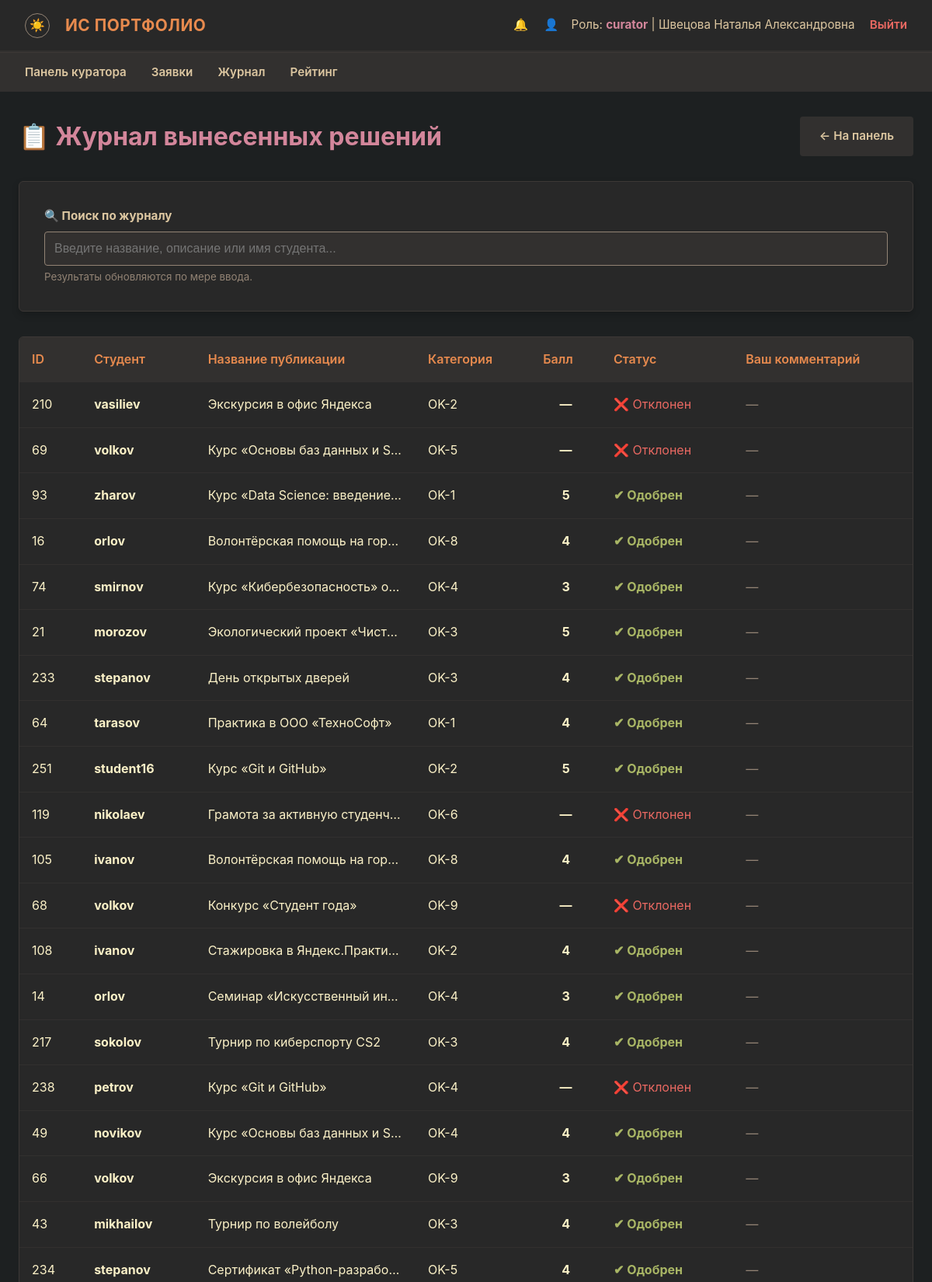
Page /curator/resolved (signed in, upper part) on the committed database.
### models.py (models this page shows, shortened)
class User(Base):
    __tablename__ = 'users'
    id:          Mapped[int]       = mapped_column(Integer, primary_key=True)
    username:    Mapped[str]       = mapped_column(String(50), unique=True, nullable=False)
    password_hash: Mapped[str]     = mapped_column(String(256), nullable=False)
    role:        Mapped[str]       = mapped_column(String(20), nullable=False)
    last_name:   Mapped[Optional[str]] = mapped_column(String(50), nullable=True)
    first_name:  Mapped[Optional[str]] = mapped_column(String(50), nullable=True)
    patronymic:  Mapped[Optional[str]] = mapped_column(String(50), nullable=True)
    group_name:  Mapped[Optional[str]] = mapped_column(String(20), nullable=True)
    group_id:    Mapped[Optional[int]] = mapped_column(Integer, ForeignKey('groups.id'), nullable=True)
    events        = relationship('Event', back_populates='student', lazy=True, cascade='all, delete-orphan')
    notifications = relationship('Notification', back_populates='user', lazy=True, cascade='all, delete-orphan')
    curated_groups = relationship('Group', foreign_keys='Group.curator_id', back_populates='curator', lazy='select')

class Event(Base):
    __tablename__ = 'events'
    id:             Mapped[int]   = mapped_column(Integer, primary_key=True)
    student_id:     Mapped[int]   = mapped_column(Integer, ForeignKey('users.id'), nullable=False)
    title:          Mapped[str]   = mapped_column(String(150), nullable=False)
    description:    Mapped[Optional[str]] = mapped_column(Text, nullable=True)
    status:         Mapped[str]   = mapped_column(String(20), default='pending', nullable=False)
    category:       Mapped[Optional[str]] = mapped_column(String(5), nullable=True)
    score:          Mapped[Optional[int]] = mapped_column(Integer, nullable=True)
    curator_comment: Mapped[Optional[str]] = mapped_column(Text, nullable=True)
    created_at:     Mapped[datetime] = mapped_column(DateTime, default=_utcnow, nullable=False)
    student = relationship('User', back_populates='events')
    files   = relationship('EventFile', back_populates='event', lazy=True, cascade='all, delete-orphan')

### routes/curator.py (the view)
@router.get('/curator/resolved')
async def curator_resolved(request: Request, user: User = Depends(require_curator)):
    events = get_curator_events(user, 'resolved')
    return render(request, 'curator_resolved.html', events=events)

### templates/curator_resolved.html (shortened to what this page needs)
{% extends 'base.html' %}
{% block content %}
<div style="display: flex; justify-content: space-between; align-items: center; margin-bottom: 2rem; flex-wrap: wrap; gap: 1rem;">
    <h1 style="color: var(--purple); margin: 0;">📋 Журнал вынесенных решений</h1>
    <a href="{{ url_for('curator_dashboard') }}" class="btn" style="background-color: var(--bg2); color: var(--fg1); text-decoration: none;">← На панель</a>
</div>
<div class="form-card" style="margin-bottom: 2rem;">
    <div class="form-group" style="margin: 0;">
        <label for="search-input" style="font-weight: bold; color: var(--fg1);">🔍 Поиск по журналу</label>
        <input type="text" id="search-input" class="form-control" placeholder="Введите название, описание или имя студента..." autocomplete="off">
        <small style="color: var(--gray); display: block; margin-top: 0.25rem;">Результаты обновляются по мере ввода.</small>
    </div>
</div>
<div id="table-container">
    <div class="table-responsive">
        <table>
            <thead>
                <tr>
                    <th>ID</th>
                    <th>Студент</th>
                    <th>Название публикации</th>
                    <th>Категория</th>
                    <th>Балл</th>
                    <th>Статус</th>
                    <th>Ваш комментарий</th>
                </tr>
            </thead>
            <tbody id="events-tbody">
                {% for event in events %}
                <tr>
                    <td>{{ event.id }}</td>
                    <td style="font-weight: bold; color: var(--fg0);">{{ event.student.username if event.student else 'Удален' }}</td>
                    <td style="max-width: 220px; overflow: hidden; text-overflow: ellipsis; white-space: nowrap;">{{ event.title }}</td>
                    <td>{{ event.category_label }}</td>
                    <td style="text-align: center; font-weight: bold; color: var(--aqua);">{{ event.score if event.score else '—' }}</td>
                    <td>
                        {% if event.status == 'approved' %}
                            <span style="color: var(--green); font-weight: bold;">✔ Одобрен</span>
                        {% elif event.status == 'rejected' %}
                            <span style="color: var(--red);">❌ Отклонен</span>
                        {% else %}
                            <span style="color: var(--gray);">{{ event.status }}</span>
                        {% endif %}
                    </td>
                    <td style="font-style: italic; color: var(--gray); max-width: 250px; overflow: hidden; text-overflow: ellipsis; white-space: nowrap;">
                        {{ event.curator_comment or '—' }}
                    </td>
                </tr>
                {% else %}
                <tr>
                    <td colspan="7" style="text-align: center; color: var(--gray);">Нет вынесенных решений.</td>
                </tr>
                {% endfor %}
            </tbody>
        </table>
    </div>
</div>
{% endblock %}

### templates/base.html (shortened to what this page needs)
<!DOCTYPE html>
<html lang="ru">
<head>
    <link rel="stylesheet" href="/static/css/style.css">
</head>
<body
    data-csrf-token="{{ csrf_token }}"
    data-user-authenticated="{{ 'true' if current_user else 'false' }}"
>
    {% if current_user %}
    <nav class="navbar">
        <div class="navbar-brand">
            <button class="theme-toggle" id="themeToggle" title="Сменить тему">☀️</button>
            ИС Портфолио
        </div>
        <div class="navbar-user">
            <a href="/notifications" style="color: var(--fg1); text-decoration: none; margin-right: 1rem; position: relative;">
                🔔
            </a>
            <a href="/profile" style="color: var(--fg1); text-decoration: none; margin-right: 0.75rem;">👤</a>
            Роль: <strong>{{ current_user.role }}</strong> |
            {% if current_user.last_name or current_user.first_name %}
            {{ current_user.last_name or '' }} {{ current_user.first_name or '' }} {{ current_user.patronymic or '' }}
            {% else %}
            {{ current_user.username }}
            {% endif %}
            <a href="/logout" class="logout-link">Выйти</a>
        </div>
    </nav>
    <nav class="role-nav">
        <ul>
            {% if current_user.role == 'admin' %}
            <li><a href="/admin/dashboard">Панель</a></li>
            <li><a href="/admin/users">Пользователи</a></li>
            <li><a href="/admin/groups">Группы</a></li>
            <li><a href="/admin/audit">Аудит</a></li>
            {% elif current_user.role == 'student' %}
            <li><a href="/student/dashboard">Моя панель</a></li>
            <li><a href="/student/create">Создать пост</a></li>
            <li><a href="/student/history">История</a></li>
            <li><a href="/rating">Рейтинг</a></li>
            {% elif current_user.role == 'curator' %}
            <li><a href="/curator/dashboard">Панель куратора</a></li>
            <li><a href="/curator/pending">Заявки</a></li>
            <li><a href="/curator/resolved">Журнал</a></li>
            <li><a href="/rating">Рейтинг</a></li>
            {% endif %}
        </ul>
    </nav>
    {% endif %}
    <div class="container">
        {% block content %}{% endblock %}
    </div>
</body>
</html>

### static/css/style.css (style rules this page uses)
:root { --bg0: #1d2021; --bg1: #282828; --bg2: #32302f; --bg3: #3c3836; --fg0: #fbf1c7; --fg1: #ddc7a1; --red: #ea6962; --green: #a9b665; --yellow: #d8a657; --blue: #7daea3; --orange: #e78a4e; --purple: #d3869b; --gray: #928374; }
* { box-sizing: border-box; margin: 0; padding: 0; }
body { background-color: var(--bg0); color: var(--fg0); font-family: -apple-system, BlinkMacSystemFont, "Segoe UI", Roboto, Helvetica, Arial, sans-serif; font-size: 16px; line-height: 1.6; padding-bottom: 3rem; }
.navbar { background-color: var(--bg1); padding: 1rem 2rem; display: flex; justify-content: space-between; align-items: center; border-bottom: 2px solid var(--bg2); box-shadow: 0 4px 6px rgba(0, 0, 0, 0.3); }
.navbar-brand { display: flex; align-items: center; gap: 0.5rem; font-weight: 700; color: var(--orange); font-size: 1.3rem; letter-spacing: 0.5px; text-transform: uppercase; }
.navbar-user { color: var(--fg1); font-size: 0.95rem; }
.navbar-user strong { color: var(--purple); }
.logout-link { color: var(--red); text-decoration: none; margin-left: 15px; font-weight: 600; border-bottom: 1px dashed transparent; transition: border-color 0.2s ease; }
.role-nav { background-color: var(--bg2); padding: 0.75rem 2rem; border-top: 1px solid var(--bg3); }
.role-nav ul { list-style: none; display: flex; gap: 2rem; margin: 0; }
.role-nav li { display: inline; }
.role-nav a { color: var(--fg1); text-decoration: none; font-weight: 600; font-size: 0.95rem; padding: 0.5rem 0; border-bottom: 2px solid transparent; transition: border-color 0.2s ease, color 0.2s ease; }
.container { max-width: 1200px; margin: 2rem auto; padding: 0 1.5rem; }
.form-card { background-color: var(--bg1); border: 1px solid var(--bg3); border-radius: 6px; padding: 2rem; margin-bottom: 2rem; box-shadow: 0 4px 10px rgba(0, 0, 0, 0.2); }
.form-group { margin-bottom: 1.25rem; }
.form-group label { display: block; margin-bottom: 0.5rem; color: var(--fg1); font-size: 0.95rem; }
.form-control { width: 100%; padding: 0.75rem; background-color: var(--bg2); border: 1px solid var(--gray); color: var(--fg0); border-radius: 4px; font-size: 1rem; transition: border-color 0.2s ease, box-shadow 0.2s ease; }
.btn { display: inline-block; padding: 0.75rem 1.5rem; border: 1px solid transparent; border-radius: 4px; cursor: pointer; font-weight: 600; font-size: 0.95rem; text-align: center; text-decoration: none; transition: opacity 0.15s ease, transform 0.1s ease; }
.table-responsive { width: 100%; overflow-x: auto; background-color: var(--bg1); border: 1px solid var(--bg3); border-radius: 6px; margin-top: 1.5rem; }
table { width: 100%; border-collapse: collapse; text-align: left; }
th, td { padding: 1rem; border-bottom: 1px solid var(--bg2); }
th { background-color: var(--bg2); color: var(--orange); font-weight: 600; }
.theme-toggle { background: none; border: 1px solid var(--gray); border-radius: 50%; width: 32px; height: 32px; display: inline-flex; align-items: center; justify-content: center; cursor: pointer; font-size: 1rem; line-height: 1; color: var(--fg1); margin-right: 0.75rem; vertical-align: middle; }

### rows in the picture
User: role "curator", last_name "Швецова", first_name "Наталья", patronymic "Александровна"
Event: id "210", student "vasiliev", title "Экскурсия в офис Яндекса", category_label "OK-2", score "—", status "❌ Отклонен", curator_comment "—"
Event: id "69", student "volkov", title "Курс «Основы баз данных и S…", category_label "OK-5", score "—", status "❌ Отклонен", curator_comment "—"
Event: id "93", student "zharov", title "Курс «Data Science: введение…", category_label "OK-1", score "5", status "✔ Одобрен", curator_comment "—"
Event: id "16", student "orlov", title "Волонтёрская помощь на гор…", category_label "OK-8", score "4", status "✔ Одобрен", curator_comment "—"
Event: id "74", student "smirnov", title "Курс «Кибербезопасность» о…", category_label "OK-4", score "3", status "✔ Одобрен", curator_comment "—"
Event: id "21", student "morozov", title "Экологический проект «Чист…", category_label "OK-3", score "5", status "✔ Одобрен", curator_comment "—"
Event: id "233", student "stepanov", title "День открытых дверей", category_label "OK-3", score "4", status "✔ Одобрен", curator_comment "—"
Event: id "64", student "tarasov", title "Практика в ООО «ТехноСофт»", category_label "OK-1", score "4", status "✔ Одобрен", curator_comment "—"
Event: id "251", student "student16", title "Курс «Git и GitHub»", category_label "OK-2", score "5", status "✔ Одобрен", curator_comment "—"
Event: id "119", student "nikolaev", title "Грамота за активную студенч…", category_label "OK-6", score "—", status "❌ Отклонен", curator_comment "—"
Event: id "105", student "ivanov", title "Волонтёрская помощь на гор…", category_label "OK-8", score "4", status "✔ Одобрен", curator_comment "—"
Event: id "68", student "volkov", title "Конкурс «Студент года»", category_label "OK-9", score "—", status "❌ Отклонен", curator_comment "—"
Event: id "108", student "ivanov", title "Стажировка в Яндекс.Практи…", category_label "OK-2", score "4", status "✔ Одобрен", curator_comment "—"
Event: id "14", student "orlov", title "Семинар «Искусственный ин…", category_label "OK-4", score "3", status "✔ Одобрен", curator_comment "—"
Event: id "217", student "sokolov", title "Турнир по киберспорту CS2", category_label "OK-3", score "4", status "✔ Одобрен", curator_comment "—"
Event: id "238", student "petrov", title "Курс «Git и GitHub»", category_label "OK-4", score "—", status "❌ Отклонен", curator_comment "—"
Event: id "49", student "novikov", title "Курс «Основы баз данных и S…", category_label "OK-4", score "4", status "✔ Одобрен", curator_comment "—"
Event: id "66", student "volkov", title "Экскурсия в офис Яндекса", category_label "OK-9", score "3", status "✔ Одобрен", curator_comment "—"
Event: id "43", student "mikhailov", title "Турнир по волейболу", category_label "OK-3", score "4", status "✔ Одобрен", curator_comment "—"
Event: id "234", student "stepanov", title "Сертификат «Python-разрабо…", category_label "OK-5", score "4", status "✔ Одобрен", curator_comment "—"
